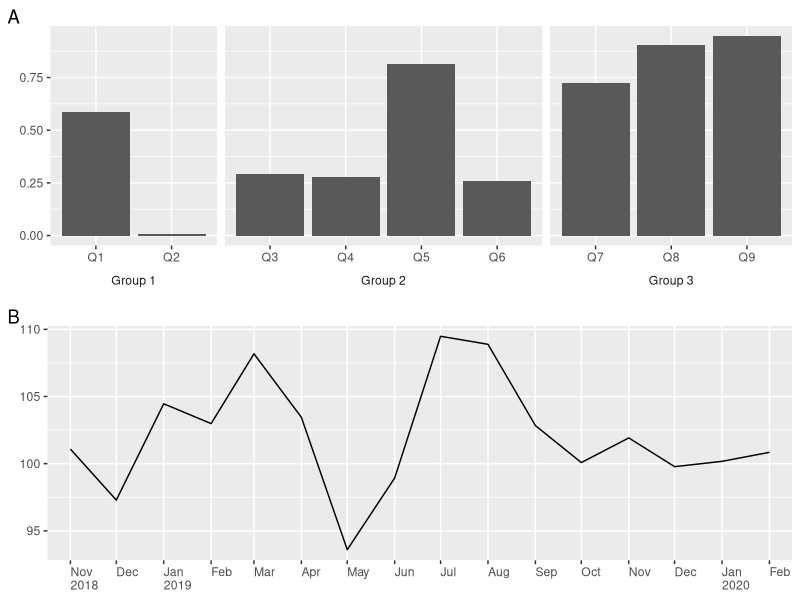
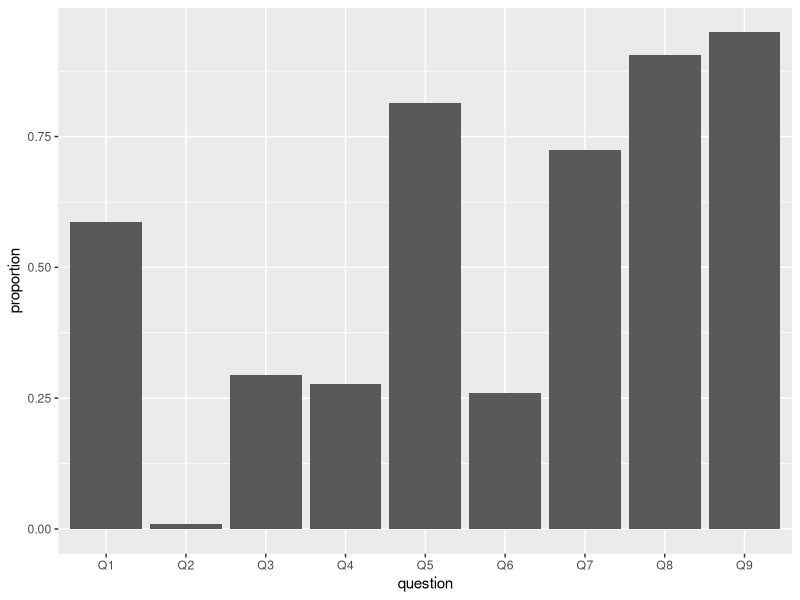
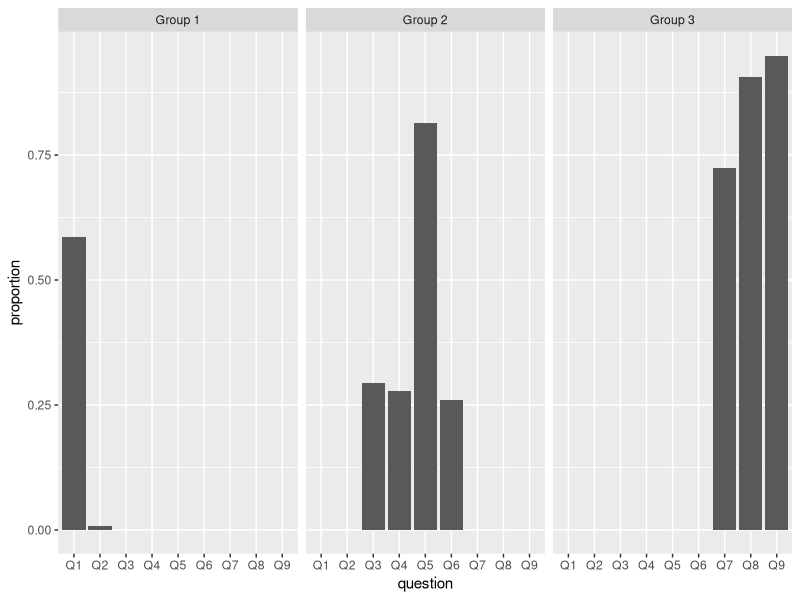
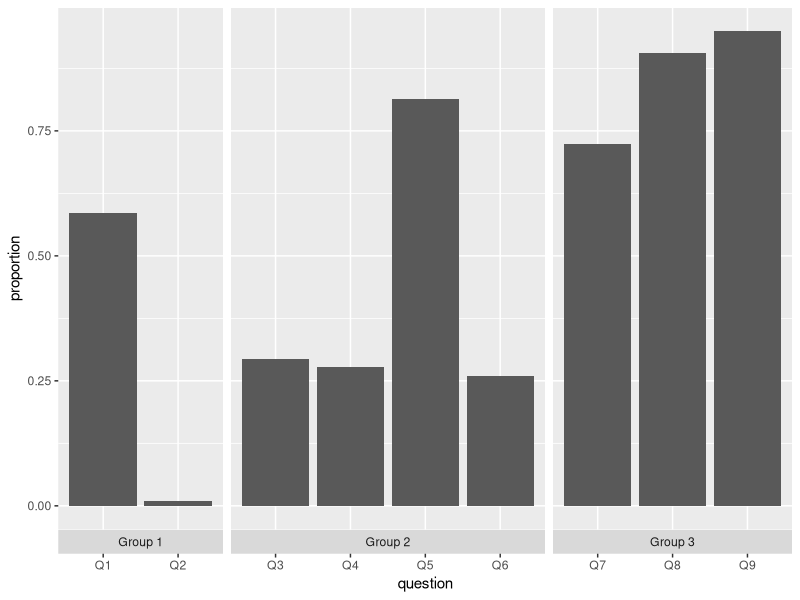
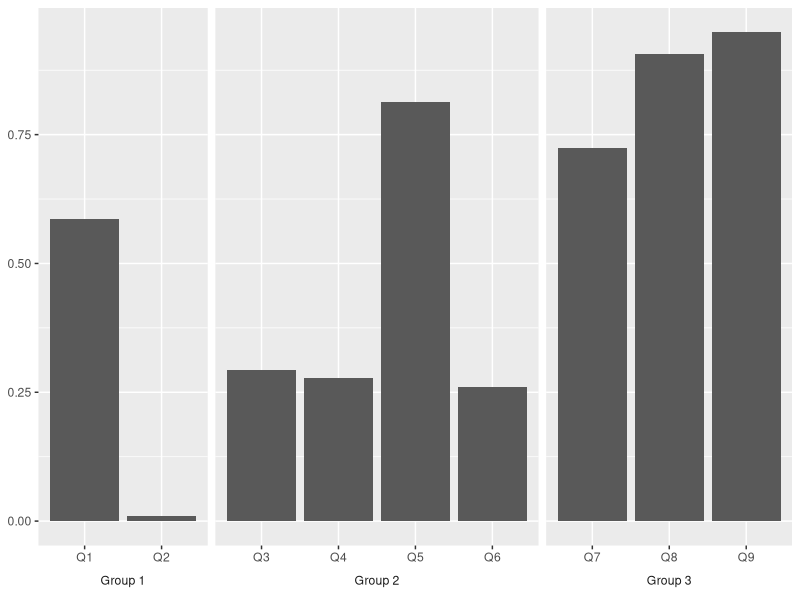
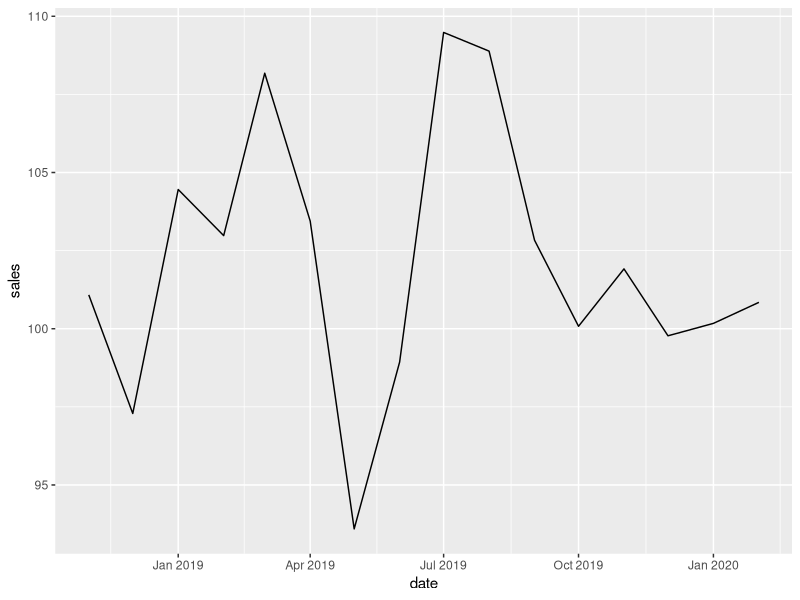
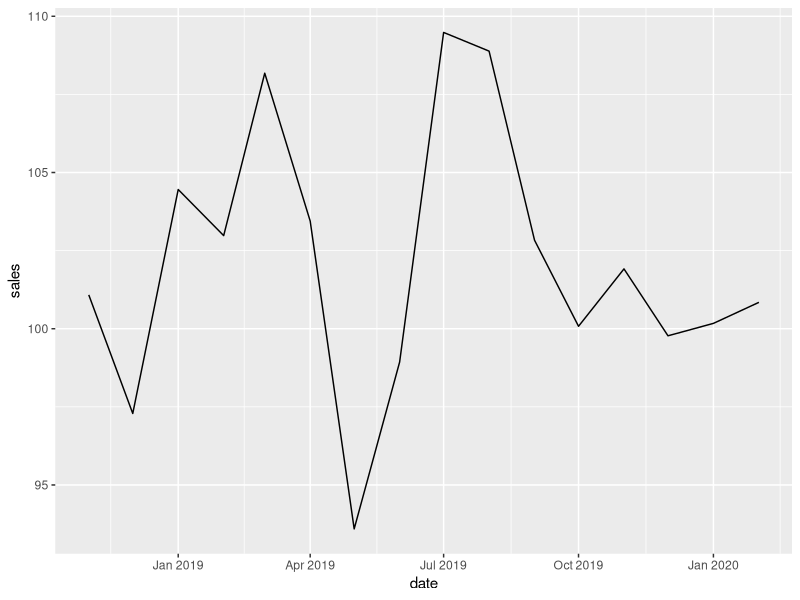
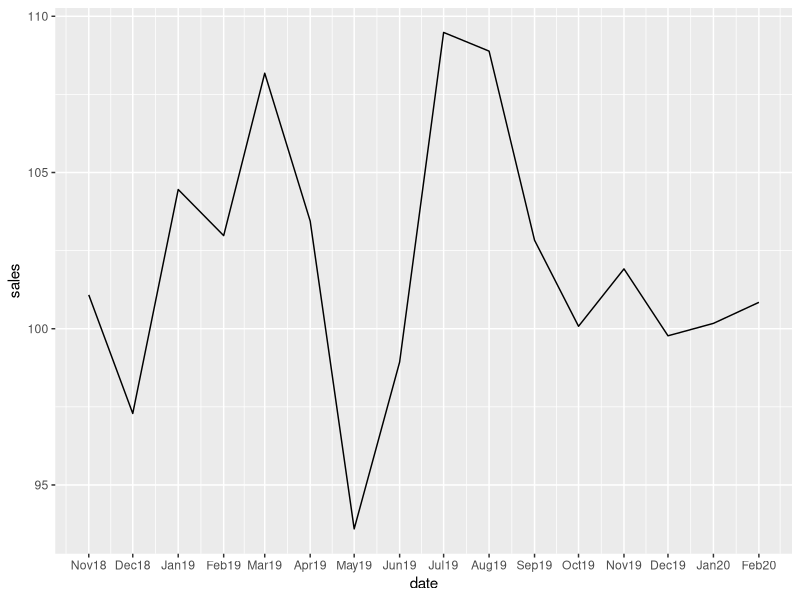

Generate these figures, in order, with R:
## ---- chunk 1
knitr::opts_chunk$set(echo = TRUE, message = FALSE, warning = FALSE, fig.align = 'center', fig.height = 3, fig.width = 6)
Sys.setlocale(category = "LC_ALL", locale = "english")
## ---- chunk 2
library(dplyr)
library(ggplot2)

# Bar chart ----

TIMES <- c(2, 4, 3)
set.seed(4)
data <- tibble(group = c(rep(paste("Group", 1:3), times = TIMES)),
               question = paste0("Q", 1:sum(TIMES)),
               proportion = runif(sum(TIMES)))

p_bars <- data %>% 
  ggplot(aes(x = question, y = proportion)) +
  geom_col() +
  facet_grid(~group, scales = "free_x", switch = "x", space = "free_x") +
  theme(strip.placement = "outside", 
        strip.background = element_rect(fill = "white"),
        axis.title = element_blank()) +
  labs(tag = "A")

# Line chart ----

N <- 16
set.seed(4)
data <- tibble(date = seq(as.Date("2018-11-01"), by = "1 month", length.out = N),
               sales = rnorm(n = N, mean = 100, sd = 5))

format_dates <- function(x) {
  
  years <- lubridate::year(x)
  months <- strftime(x, format = "%b")
  
  if_else(is.na(lag(years)) | lag(years) != years, 
          true = paste(months, years, sep = "\n"), 
          false = months)
  
}

p_line <- data %>% 
  ggplot(aes(x = date, y = sales)) +
  geom_line() +
  scale_x_date(name = NULL,
               breaks = "1 month",
               minor_breaks = NULL,
               expand = expand_scale(add = 15),
               labels = format_dates) +
  theme(axis.text.x = element_text(hjust = 0)) +
  labs(tag = "B",
       y = NULL)

gridExtra::grid.arrange(p_bars, p_line, nrow = 2)
## ---- chunk 3
Sys.setlocale(category = "LC_ALL", locale = "latvian")
## ---- chunk 4
# For `tibble()`, `if_else()` and pipe `%>%`.
library(dplyr)
# Reproducibility.
set.seed(4) 
# Counts of elements in each of three group.
TIMES <- c(2, 4, 3)
# Simulate data.
data <- tibble(group = c(rep(paste("Group", 1:3), times = TIMES)),
               question = paste0("Q", 1:sum(TIMES)),
               proportion = runif(sum(TIMES)))
# Print data.
data
## ---- chunk 5
library(ggplot2)
data %>% 
  ggplot(aes(x = question, y = proportion)) +
  geom_col()
## ---- chunk 6
data %>% 
  ggplot(aes(x = question, y = proportion)) +
  geom_col() +
  facet_grid(~group)
## ---- chunk 7
p_bars <- data %>% 
  ggplot(aes(x = question, y = proportion)) +
  geom_col() +
  facet_grid(~group, 
             scales = "free_x", # Let the x axis vary across facets.
             space = "free_x",  # Let the width of facets vary and force all bars to have the same width.
             switch = "x")      # Move the facet labels to the bottom.

p_bars
## ---- chunk 8
p_bars + 
  theme(strip.placement = "outside",                      # Place facet labels outside x axis labels.
        strip.background = element_rect(fill = "white"),  # Make facet label background white.
        axis.title = element_blank())                     # Remove x and y axis titles.
## ---- chunk 9
# Number of months.
N <- 16
# Reproducibility.
set.seed(4)
# Simulate data.
data <- tibble(date = seq(as.Date("2018-11-01"), by = "1 month", length.out = N),
               sales = rnorm(n = N, mean = 100, sd = 5))
# Print data.
data
## ---- chunk 10
p_line <- data %>% 
  ggplot(aes(x = date, y = sales)) +
  geom_line()

p_line
## ---- chunk 11
# Change locale.
Sys.setlocale(category = "LC_ALL", locale = "english")
# Reprint the chart.
p_line
## ---- chunk 12
p_line + 
  scale_x_date(date_breaks = "1 month",  # Date labels for each month.
               date_labels = "%b%y")     # Date format: abbreviated month and a 2-digit year.
## ---- chunk 13
# Faceting approach does not suit this chart.
data %>% 
  ggplot(aes(x = date, y = sales)) +
  geom_line() +
  scale_x_date(date_breaks = "1 month",
               date_labels = "%b") +
  facet_grid(~lubridate::year(date), 
             scales = "free_x", 
             switch = "x", 
             space = "free_x") + 
  theme(strip.placement = "outside", 
        strip.background = element_rect(fill = "white"), 
        axis.title = element_blank())
## ---- chunk 14
# Still does not suit.
data %>% 
  ggplot(aes(x = date, y = sales)) +
  geom_line() +
  scale_x_date(date_breaks = "1 month",
               date_labels = "%b") +           
  facet_grid(~lubridate::year(date), 
             scales = "free_x", 
             switch = "x", 
             space = "free_x") + 
  theme(strip.placement = "outside", 
        strip.background = element_rect(fill = "white"), 
        axis.title = element_blank(),
        panel.spacing = unit(0, units = "cm"))           # Remove the white space between the facets.
## ---- chunk 15
format_dates <- function(x) {
  months <- strftime(x, format = "%b")              # Abbreviated name of the month.
  years <- lubridate::year(x)                       # Year as a 4-digit number.
  if_else(is.na(lag(years)) | lag(years) != years,  # Conditions for pasting.
          true = paste(months, years, sep = "\n"), 
          false = months)
}
## ---- chunk 16
# Test the function on quarterly data.
format_dates(as.Date(c("2018-09-30", "2018-12-31", "2019-03-31", "2019-06-30")))
format_dates(as.Date(c("2018-12-31", "2019-03-31", "2019-06-30", "2019-09-30")))
## ---- chunk 17
data %>% 
  ggplot(aes(x = date, y = sales)) +
  geom_line() + 
  # Customize x axis.
  scale_x_date(date_breaks = "1 month",          # Date labels for each month.
               minor_breaks = NULL,              # No additional labels in-between `date_breaks`.
               expand = expand_scale(add = 15),  # Add 15 days to the x-axis on the left and on the right.
               labels = format_dates) +          # Supply a user-defined date formatting function.
  
  # Customize the non-data components.
  theme(axis.text.x = element_text(hjust = 0),   # Left-justify x-axis labels.
        axis.title = element_blank())            # Remove x and y axis titles.
## ---- chunk 18
format_dates <- function(x) {
  months <- strftime(x, format = "%b") %>%          # Abbreviated name of the month.
  stringr::str_to_upper() %>%                       # May or may not be needed depending on your locale.
  stringr::str_sub(start = 1, end = 1)              # Extract just the first letter.
  years <- lubridate::year(x)                       # Year as a 4-digit number.
  if_else(is.na(lag(years)) | lag(years) != years,  # Conditions for pasting.
          true = paste(months, years, sep = "\n"), 
          false = months)
}

data %>% 
  ggplot(aes(x = date, y = sales)) +
  geom_line() + 
  # Customize x axis.
  scale_x_date(date_breaks = "1 month",          # Date labels for each month.
               minor_breaks = NULL,              # No additional labels in-between `date_breaks`.
               expand = expand_scale(add = 15),  # Add 15 days to the x-axis on the left and on the right.
               labels = format_dates) +          # Supply a user-defined date formatting function.
  
  # Customize the non-data components.
  theme(axis.text.x = element_text(hjust = 0),   # Left-justify x-axis labels.
        axis.title = element_blank())            # Remove x and y axis titles.
